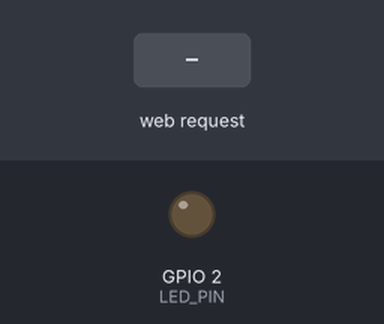
The sketch below on a simulated ESP32. Parts: output pins drawn as LEDs (lit = HIGH). Inputs (shaded band) come from the test bench. WiFi joins after 1.5 s; servers stay silent unless stated; EEPROM starts erased; not simulated (calls return 0 or success): wifi_credentials.h; what the sketch prints to the serial monitor is not drawn.

Above: at 2.7 s.
2.8 s: HTTP request GET /led/on received
At 3.4 s:
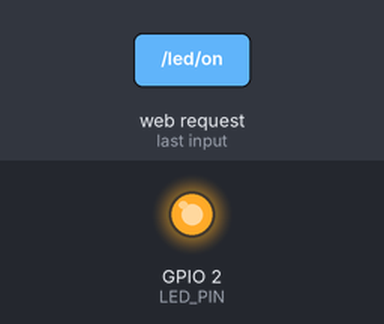
4.3 s: HTTP request GET /led/off received
At 4.6 s:
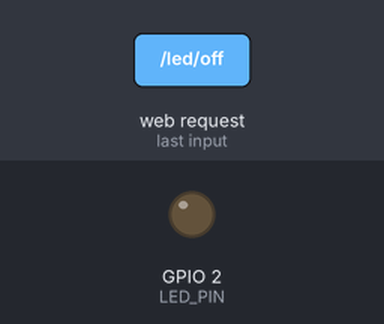
Timing chart, 0 to 7.3 s (numbered marks = the images above; inputs shaded):
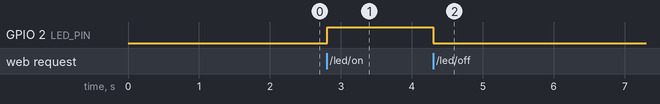

The sketch:

thermostat.ino
```cpp
#include <stddef.h>
#include <stdint.h>
#include <EEPROM.h>
#include <WiFi.h>
#include "wifi_credentials.h"

const size_t EEPROM_SIZE = 1;
const uint8_t EEPROM_LED = 0;
const uint8_t LED_PIN = 2;
const uint16_t timeoutTime = 2000; // ms

// Set the webserver port
WiFiServer server(80);

uint8_t getStoredLedState() {
  uint8_t ledState = EEPROM.read(EEPROM_LED);
  return ledState == HIGH ? HIGH : LOW;
}

void sendResponse(WiFiClient &client) {
  uint8_t ledState = getStoredLedState();

  // Send the HTTP response header, followed by a newline.
  client.println("HTTP/1.1 200 OK");
  client.println("Content-Type: text/html");
  client.println("Connection: close");
  client.println();

  // Send the response body (the webpage).
  client.println(R"(
    <!DOCTYPE html>
    <html lang="en">
    <head>
      <meta charset="UTF-8" />
      <meta name="viewport" content="width=device-width, initial-scale=1" />
      <link rel="shortcut icon" href="data:," />
      <title>Thermostat Control</title>
    </head>
    <body>
      <noscript>You need to enable JavaScript to run this app.</noscript>
      <script type="text/javascript">
        var thermostatGlobals = {
  )");

  // Inject any data that JS needs.
  client.print("'ledEnabled': ");
  client.print(ledState == HIGH ? "true" : "false");
  client.print(",\n");

  client.println(R"(
        };
      </script>
      <script src="https://cdn.jsdelivr.net/gh/evanjpeterson/thermostat@0.1.0/frontend/dist/thermostat-control.0.1.0.bundle.js"></script>
    </body>
    </html>
  )");
  // End the HTTP response with another blank line.
  client.println();
}

void setup() {
  Serial.begin(115200);
  EEPROM.begin(EEPROM_SIZE);

  pinMode(LED_PIN, OUTPUT);
  digitalWrite(LED_PIN, getStoredLedState());

  // Connect to Wi-Fi network with SSID and password
  WiFi.begin(WIFI_SSID, WIFI_PASSWORD);
  while (WiFi.status() != WL_CONNECTED) {
    delay(500);
    Serial.print(".");
  }
  Serial.println("");
  Serial.println("WiFi connected.");
  Serial.println("IP address: ");
  Serial.println(WiFi.localIP());
  server.begin();
}

void loop() {
  // Wait for a client to connect.
  WiFiClient client = server.available();
  if (!client) {
    return;
  }

  unsigned long currentTime = millis();
  unsigned long previousTime = currentTime;
  String request = "";
  uint16_t charsSinceNewline = 0;
  uint8_t ledState;
  uint8_t storedLedState;

  while (client.connected() && currentTime - previousTime <= timeoutTime) {
    currentTime = millis();
    if (!client.available()) {
      continue;
    }

    // Client has a byte available to read.
    char c = client.read();
    Serial.write(c);
    request += c;

    // HTTP Requests should end with CRLF (\r\n), but it's recommended to just check for LF (\n).
    if (c == '\r') {
      continue;
    }

    if (c != '\n') {
      charsSinceNewline += 1;
      continue;
    }

    // Got a LF (\n).
    if (charsSinceNewline > 0) {
      // Since this line had data, the request isn't done yet. We'll get the next line.
      charsSinceNewline = 0;
      continue;
    }

    // Got a lone LF (\n), so the client HTTP request is complete.
    // First, handle the client request.
    storedLedState = getStoredLedState();
    ledState = storedLedState;
    if (request.indexOf("GET /led/on") >= 0) {
      ledState = HIGH;
    } else if (request.indexOf("GET /led/off") >= 0) {
      ledState = LOW;
    }
    if (ledState != storedLedState) {
      digitalWrite(LED_PIN, ledState);
      EEPROM.write(EEPROM_LED, ledState);
      EEPROM.commit();
    }

    // Next, send a response back to the client.
    sendResponse(client);
    // Done responding to the client, no need to wait for the timeout to complete.
    break;
  }

  // Close the connection.
  client.stop();
}
```

Measured:
- after the input at 2.8 s, GPIO 2 (LED_PIN): LOW → HIGH at once
- after the input at 4.3 s, GPIO 2 (LED_PIN): HIGH → LOW at once
